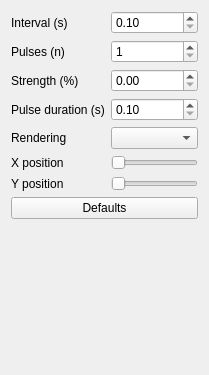
<?xml version="1.0" encoding="UTF-8"?>
<ui version="4.0">
 <class>SmoothBlink</class>
 <widget class="QWidget" name="SmoothBlink">
  <property name="geometry">
   <rect>
    <x>0</x>
    <y>0</y>
    <width>209</width>
    <height>375</height>
   </rect>
  </property>
  <property name="windowTitle">
   <string>Form</string>
  </property>
  <layout class="QGridLayout" name="gridLayout">
   <item row="3" column="1">
    <widget class="QDoubleSpinBox" name="pulse_duration">
     <property name="minimum">
      <double>0.100000000000000</double>
     </property>
     <property name="maximum">
      <double>100.000000000000000</double>
     </property>
     <property name="singleStep">
      <double>0.100000000000000</double>
     </property>
    </widget>
   </item>
   <item row="7" column="0" colspan="2">
    <widget class="QPushButton" name="defaults">
     <property name="text">
      <string>Defaults</string>
     </property>
    </widget>
   </item>
   <item row="4" column="0">
    <widget class="QLabel" name="rendering_label">
     <property name="text">
      <string>Rendering</string>
     </property>
    </widget>
   </item>
   <item row="0" column="0">
    <widget class="QLabel" name="interval_label">
     <property name="text">
      <string>Interval (s)</string>
     </property>
    </widget>
   </item>
   <item row="6" column="0">
    <widget class="QLabel" name="cy_label">
     <property name="text">
      <string>Y position</string>
     </property>
    </widget>
   </item>
   <item row="1" column="0">
    <widget class="QLabel" name="pulses_label">
     <property name="text">
      <string>Pulses (n)</string>
     </property>
    </widget>
   </item>
   <item row="6" column="1">
    <widget class="QTooltipedSlider" name="cy">
     <property name="orientation">
      <enum>Qt::Horizontal</enum>
     </property>
    </widget>
   </item>
   <item row="2" column="0">
    <widget class="QLabel" name="strength_label">
     <property name="text">
      <string>Strength (%)</string>
     </property>
    </widget>
   </item>
   <item row="5" column="1">
    <widget class="QTooltipedSlider" name="cx">
     <property name="orientation">
      <enum>Qt::Horizontal</enum>
     </property>
    </widget>
   </item>
   <item row="5" column="0">
    <widget class="QLabel" name="cx_label">
     <property name="text">
      <string>X position</string>
     </property>
    </widget>
   </item>
   <item row="3" column="0">
    <widget class="QLabel" name="pulse_duration_label">
     <property name="text">
      <string>Pulse duration (s)</string>
     </property>
    </widget>
   </item>
   <item row="4" column="1">
    <widget class="QComboBox" name="rendering"/>
   </item>
   <item row="1" column="1">
    <widget class="QSpinBox" name="pulses">
     <property name="minimum">
      <number>1</number>
     </property>
     <property name="maximum">
      <number>200</number>
     </property>
    </widget>
   </item>
   <item row="0" column="1">
    <widget class="QDoubleSpinBox" name="interval">
     <property name="minimum">
      <double>0.100000000000000</double>
     </property>
    </widget>
   </item>
   <item row="2" column="1">
    <widget class="QDoubleSpinBox" name="strength">
     <property name="minimum">
      <double>0.000000000000000</double>
     </property>
     <property name="maximum">
      <double>1.000000000000000</double>
     </property>
     <property name="singleStep">
      <double>0.010000000000000</double>
     </property>
    </widget>
   </item>
   <item row="8" column="0" colspan="2">
    <spacer name="verticalSpacer">
     <property name="orientation">
      <enum>Qt::Vertical</enum>
     </property>
     <property name="sizeHint" stdset="0">
      <size>
       <width>20</width>
       <height>40</height>
      </size>
     </property>
    </spacer>
   </item>
  </layout>
 </widget>
 <customwidgets>
  <customwidget>
   <class>QTooltipedSlider</class>
   <extends>QSlider</extends>
   <header location="global">QTooltipedSlider.h</header>
  </customwidget>
 </customwidgets>
 <resources/>
 <connections/>
</ui>
